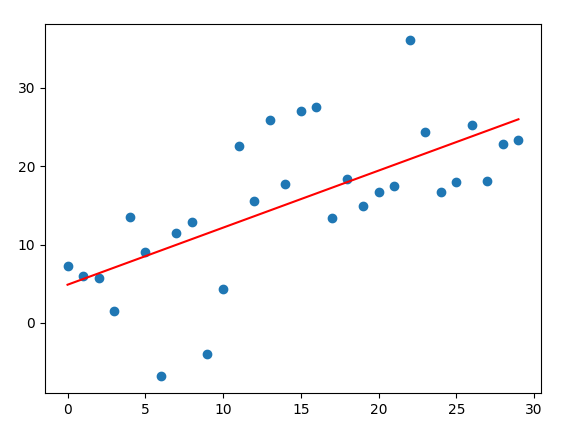

Write Python code to recreate this figure.
from correlation.correlation import y1, x, cor  # the module in the same directory
import matplotlib.pyplot as plt

b1 = y1.std() / x.std() * cor(x, y1)
b0 = y1.mean() - b1 * x.mean()
f_x = lambda x: b0 + b1 * x
y_pred = f_x(x)
plt.scatter(x, y1)
plt.plot(x, y_pred, color='r')
plt.show()
